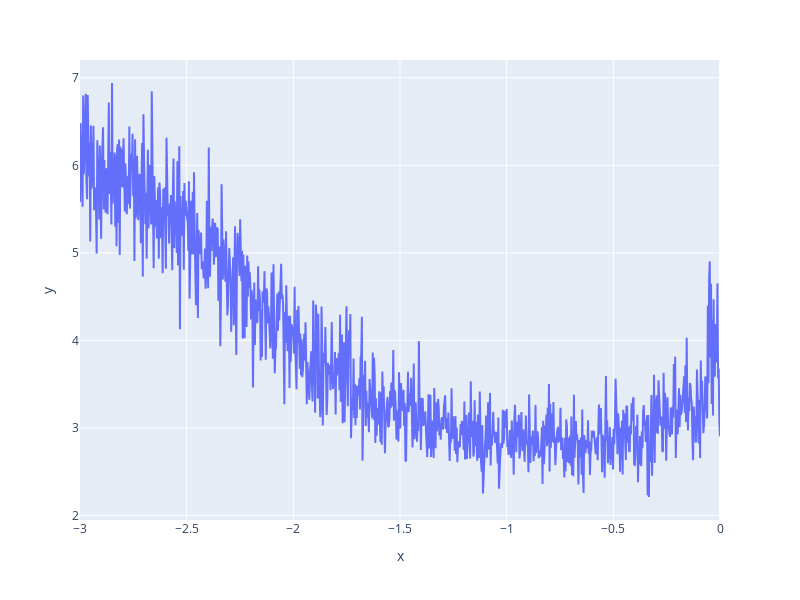

The notebook cell this image was saved under:
### Code cell
x = px.line(x = lri, y = lossi, height=600, width= 800)
# x.update_layout(heig)
x.show()
# Now we have plotted the learning rate we find that a learning rate exponent around -1 is very good. So we would remove the tracking and set the lr.

### Figure 1 — Plotly figure (JSON) as saved in the notebook; plotly's stock layout.template omitted (floating-point values rounded to 4 significant figures; data arrays with more than 128 entries replaced by an {"elided": "..."} marker saying what was removed)
{"data": [{"hovertemplate": "x=%{x}<br>y=%{y}<extra></extra>", "legendgroup": "", "line": {"color": "#636efa", "dash": "solid"}, "marker": {"symbol": "circle"}, "mode": "lines", "name": "", "orientation": "v", "showlegend": false, "type": "scatter", "x": {"elided": "1000 float values"}, "xaxis": "x", "y": {"elided": "1000 float values"}, "yaxis": "y"}], "layout": {"height": 600, "legend": {"tracegroupgap": 0}, "margin": {"t": 60}, "width": 800, "xaxis": {"anchor": "y", "domain": [0, 1], "title": {"text": "x"}}, "yaxis": {"anchor": "x", "domain": [0, 1], "title": {"text": "y"}}}}
